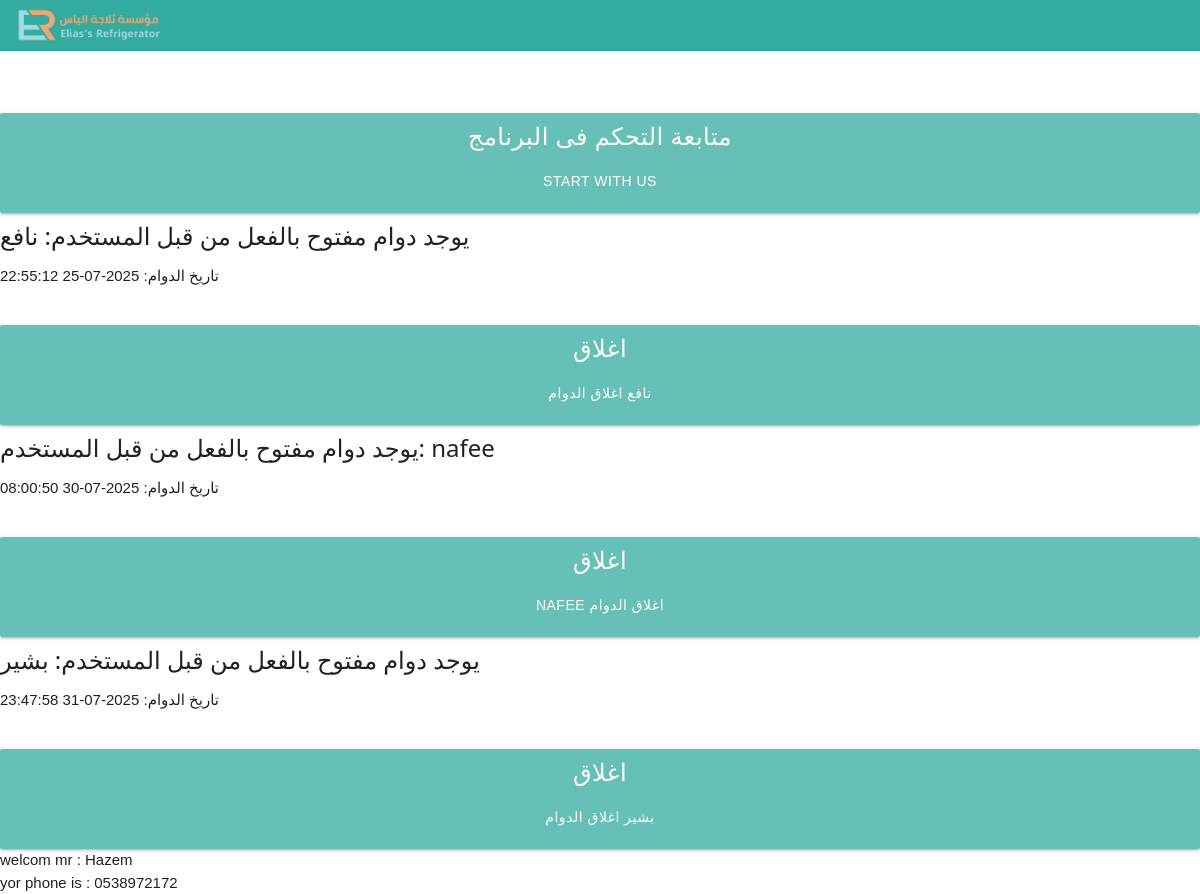
Page /hmb/signIn.php (signed in) on the committed database.
### tables this page shows
CREATE TABLE `serialshift` (
  `id` int(30) NOT NULL,
  `serial` int(30) NOT NULL,
  `userName` varchar(250) DEFAULT NULL,
  `date` datetime DEFAULT NULL,
  `startCash` double DEFAULT NULL,
  `endCash` double DEFAULT NULL,
  `realCash` double DEFAULT NULL,
  `defrecedCash` double DEFAULT NULL,
  `state` int(5) NOT NULL DEFAULT 1,
  `branch` varchar(250) DEFAULT NULL
);

### hmb/signIn.php (the view, shortened to what this page needs)
<!DOCTYPE html>
<html>
<link rel="stylesheet" href="../css/materialize.min.css">
<link rel="stylesheet" href="../css/w3pro.css">
<link rel="stylesheet" href="../css/w3-theme-teal.css">
<header class="w3-top w3-bar w3-theme" style="opacity: 0.8;">
  <img class="w3-bar-item w3-square" src="../assets/images/logo7.png" alt="avatar" style="width:15%">
</header>
<body>
  <br><br><br><br>
  <?php
  $pass = isset($_POST['password']) ? $_POST['password'] : (isset($_SESSION['password']) ? $_SESSION['password'] : '');
  $userName = isset($_POST['userName']) ? $_POST['userName'] : (isset($_SESSION['userName']) ? $_SESSION['userName'] : '');
  include_once('conn.php');
  $sel = "SELECT * FROM `users` WHERE `userName`='$userName' AND `password` = '$pass'";
  $run = mysqli_query($conn, $sel);
  if (mysqli_num_rows($run) > 0) {
    if ($_SESSION['Permission'] === 'admin') {
      echo '<br><a href="../dashBoard.php">
          <div class="w3-cell-row " style="opacity: 0.7;">
            <div class="w3-cell w3-container waves-effect waves-light btn">
              <h3>متابعة التحكم فى البرنامج</h3>
              <p >start with us </p>
            </div>
          </div>
          </a>
          ';
      $sql = "select * from `serialshift` WHERE  `state` = 1 ";
      $result = mysqli_query($conn, $sql);
      if (mysqli_num_rows($result) > 0) {
        while ($row = mysqli_fetch_assoc($result)) {
          $alluserName = $row['userName'];
          $allidShift = $row['id'];
          echo "<h3>يوجد دوام مفتوح بالفعل من قبل المستخدم: $alluserName</h3>";
          echo "<p>تاريخ الدوام: " . $row['date'] . "</p>";
          echo '<br><a href="../report.php?idShift=' . $allidShift . '">
                <div class="w3-cell-row " style="opacity: 0.7;">
                  <div class="w3-cell w3-container waves-effect waves-light btn">
                    <h3>اغلاق</h3>
                    <p >  ' . $alluserName . ' اغلاق الدوام</p>
                    <p>
                  </div>
                </div>
                </a>
                ';
        }
      }
    }
    echo "welcom mr : $userName";
    echo "<br> yor phone is : " . $_SESSION['phone'];
  }
  ?>

### css/w3pro.css (style rules this page uses)
html { box-sizing:border-box }
*,*:before,*:after { box-sizing:inherit }
html { -ms-text-size-adjust:100%;-webkit-text-size-adjust:100% }
body { margin:0 }
article,aside,details,figcaption,figure,footer,header,main,menu,nav,section { display:block }
a { background-color:transparent }
img { border-style:none }
html,body { font-family:Verdana,sans-serif;font-size:15px;line-height:1.5 }
html { overflow-x:hidden }
h3 { font-size:24px }
h1,h2,h3,h4,h5,h6 { font-family:"Segoe UI",Arial,sans-serif;font-weight:400;margin:10px 0 }
img { vertical-align:middle }
a { color:inherit }
.w3-bar { width:100%;overflow:hidden }
.w3-bar .w3-bar-item { padding:8px 16px;float:left;width:auto;border:none;display:block;outline:0 }
.w3-container:after,.w3-container:before,.w3-panel:after,.w3-panel:before,.w3-row:after,.w3-row:before,.w3-row-padding:after,.w3-row-padding:before, .w3-cell-row:before,.w3-cell-row:after,.w3-clear:after,.w3-clear:before,.w3-bar:before,.w3-bar:after { content:"";display:table;clear:both }
.w3-cell-row { display:table;width:100% }
.w3-cell { display:table-cell }
.w3-top,.w3-bottom { position:fixed;width:100%;z-index:1 }
.w3-top { top:0 }
.w3-container,.w3-panel { padding:0.01em 16px }

### css/w3-theme-teal.css (style rules this page uses)
.w3-theme { color:#fff !important; background-color:#009688 !important }

### rows in the picture
serialshift: userName "نافع", date "2025-07-25 22:55:12"
serialshift: userName "nafee", date "2025-07-30 08:00:50", userName "NAFEE"
serialshift: userName "بشير", date "2025-07-31 23:47:58"

### other values in the picture
$userName "Hazem"
$_SESSION['phone'] "0538972172"
